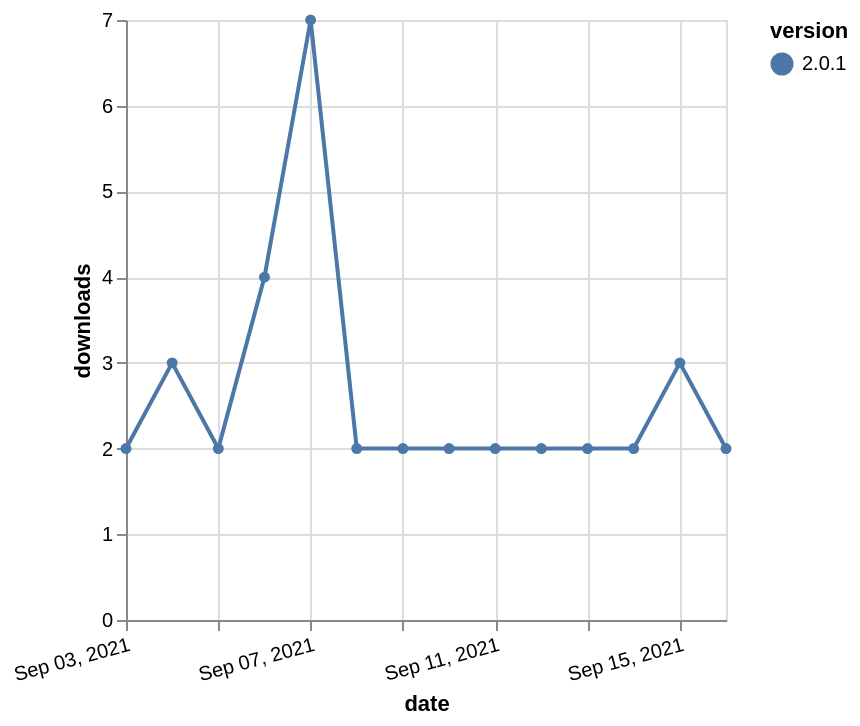

Express this chart as Vega-Lite.
### Vega-Lite specification from a JSON file in a GitHub repository (floating-point values rounded to 4 significant figures)
{"$schema": "https://vega.github.io/schema/vega-lite/v5.json", "description": "A simple bar chart with embedded data.", "data": {"values": [{"date": "2021-09-03", "total": 3598, "delta": 2, "version": "2.0.1"}, {"date": "2021-09-04", "total": 3601, "delta": 3, "version": "2.0.1"}, {"date": "2021-09-05", "total": 3603, "delta": 2, "version": "2.0.1"}, {"date": "2021-09-06", "total": 3607, "delta": 4, "version": "2.0.1"}, {"date": "2021-09-07", "total": 3614, "delta": 7, "version": "2.0.1"}, {"date": "2021-09-08", "total": 3616, "delta": 2, "version": "2.0.1"}, {"date": "2021-09-09", "total": 3618, "delta": 2, "version": "2.0.1"}, {"date": "2021-09-10", "total": 3620, "delta": 2, "version": "2.0.1"}, {"date": "2021-09-11", "total": 3622, "delta": 2, "version": "2.0.1"}, {"date": "2021-09-12", "total": 3624, "delta": 2, "version": "2.0.1"}, {"date": "2021-09-13", "total": 3626, "delta": 2, "version": "2.0.1"}, {"date": "2021-09-14", "total": 3628, "delta": 2, "version": "2.0.1"}, {"date": "2021-09-15", "total": 3631, "delta": 3, "version": "2.0.1"}, {"date": "2021-09-16", "total": 3633, "delta": 2, "version": "2.0.1"}]}, "width": "container", "mark": {"type": "line", "point": {"filled": true}}, "encoding": {"x": {"field": "date", "type": "temporal", "timeUnit": "yearmonthdate", "title": "date", "axis": {"labelAngle": -15}}, "y": {"field": "delta", "type": "quantitative", "title": "downloads"}, "color": {"field": "version", "type": "nominal"}, "tooltip": {"field": "delta"}}}
